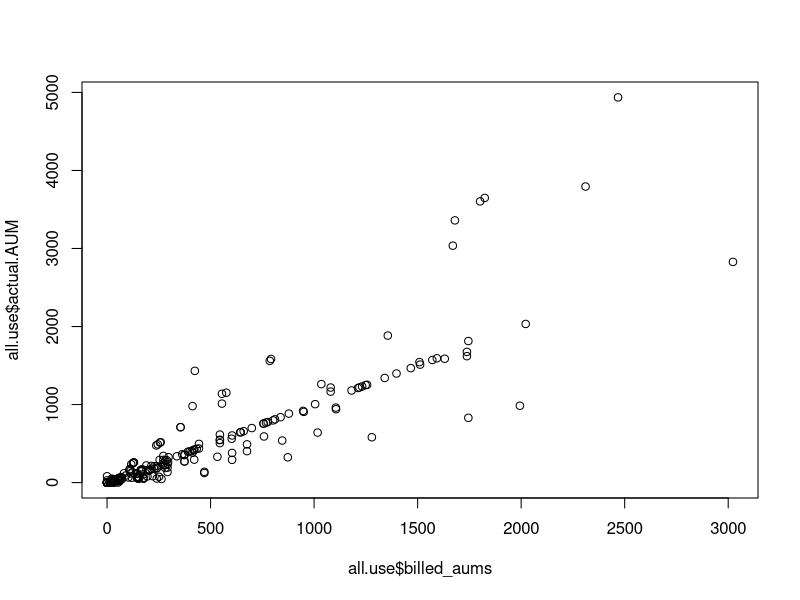

Recreate this plot in R.
library(readxl)
library(dplyr)
library(stringr)

billed = read_xlsx('Data/Salmon_billedUse.xlsx')
actual = read.csv('Data/Salmon_actualUse.csv')

actual.summarised = actual %>%
  group_by(Allotment,Year) %>%
  summarise(actual.AUM = sum(AUM))

actual.summarised$Allotment = toupper(actual.summarised$Allotment)

# need to replace 'E.' in allotment name with EAST for billed
# need to replace 'CR.' in allotment name with CREEK for billed
# 'MAMMOTH/SAWMILL' needs to be 'MAMMOTH-SAWMILL' for actual.summarised
# billed calls is 'NEF NO. 3' actual calls it 'NEF 3'
# need to replace 'N.' in allotment name with NORTH for billed
# need to replace 'SO.' in allotment name with SOUTH for billed

billed$ALLOTMENT_NAME = str_replace(billed$ALLOTMENT_NAME,'E\\.','EAST')
billed$ALLOTMENT_NAME = str_replace(billed$ALLOTMENT_NAME,'CR\\.','CREEK')
actual.summarised$Allotment = str_replace(actual.summarised$Allotment,'MAMMOTH/SAWMILL','MAMMOTH-SAWMILL')
actual.summarised$Allotment = str_replace(actual.summarised$Allotment,'NEF 3','NEF NO.3')
billed$ALLOTMENT_NAME = str_replace(billed$ALLOTMENT_NAME,'N\\.','NORTH')
billed$ALLOTMENT_NAME = str_replace(billed$ALLOTMENT_NAME,'SO\\.','SOUTH')

billed.limit = billed %>% 
  select(billed_aums,ALLOTMENT_NAME,grazing_year) %>%
  rename(Allotment = ALLOTMENT_NAME,Year = grazing_year)

all.use = billed.limit %>% left_join(actual.summarised,join_by(Allotment==Allotment,Year==Year))
all.use = all.use[complete.cases(all.use),]

mod = lm(billed_aums~actual.AUM,data=all.use)
summary(mod) # R2 = 0.8

plot(all.use$billed_aums,all.use$actual.AUM)
